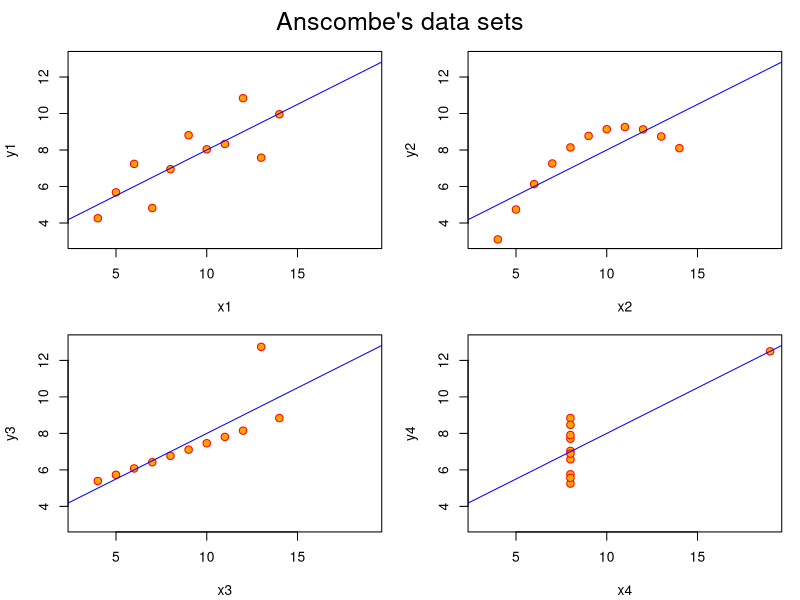

Generate this figure with R:
## ---- chunk 1
# We can call to the needed libraries or load the data sets we are going to use.
# echo, message, warning =FALSE because we do not want messages, warnings and Rcode in the final output
library(knitr) #for nice tables
library(stats); library(graphics) #needed for the data set and some statistics
## ---- chunk 2
data("anscombe")
kable(anscombe, caption = "Here we have our data set")
## ---- chunk 3
stat<-summary(anscombe)

kable(stat[,5:8], caption = "Descriptive statistics")
kable(round(t(sapply(anscombe, var)[5:8]),digits = 2), caption = "Variances")
## ---- chunk 4
## now some "magic" to do the 4 regressions in a loop:
ff <- y ~ x
mods <- setNames(as.list(1:4), paste0("lm", 1:4))
for(i in 1:4) {
  ff[2:3] <- lapply(paste0(c("y","x"), i), as.name)
  mods[[i]] <- lmi <- lm(ff, data = anscombe)
}

kable(lapply(mods[1:2], function(fm) coef(summary(fm))), caption='Regressions')
kable(lapply(mods[3:4], function(fm) coef(summary(fm))), caption='Regressions')

## ---- chunk 5
op <- par(mfrow = c(2, 2), mar = 0.1+c(4,4,1,1), oma =  c(0, 0, 2, 0))
for(i in 1:4) {
  ff[2:3] <- lapply(paste0(c("y","x"), i), as.name)
  plot(ff, data = anscombe, col = "red", pch = 21, bg = "orange", cex = 1.2,
       xlim = c(3, 19), ylim = c(3, 13))
    abline(mods[[i]], col = "blue")
}
mtext("Anscombe's data sets", outer = TRUE, cex = 1.5)
